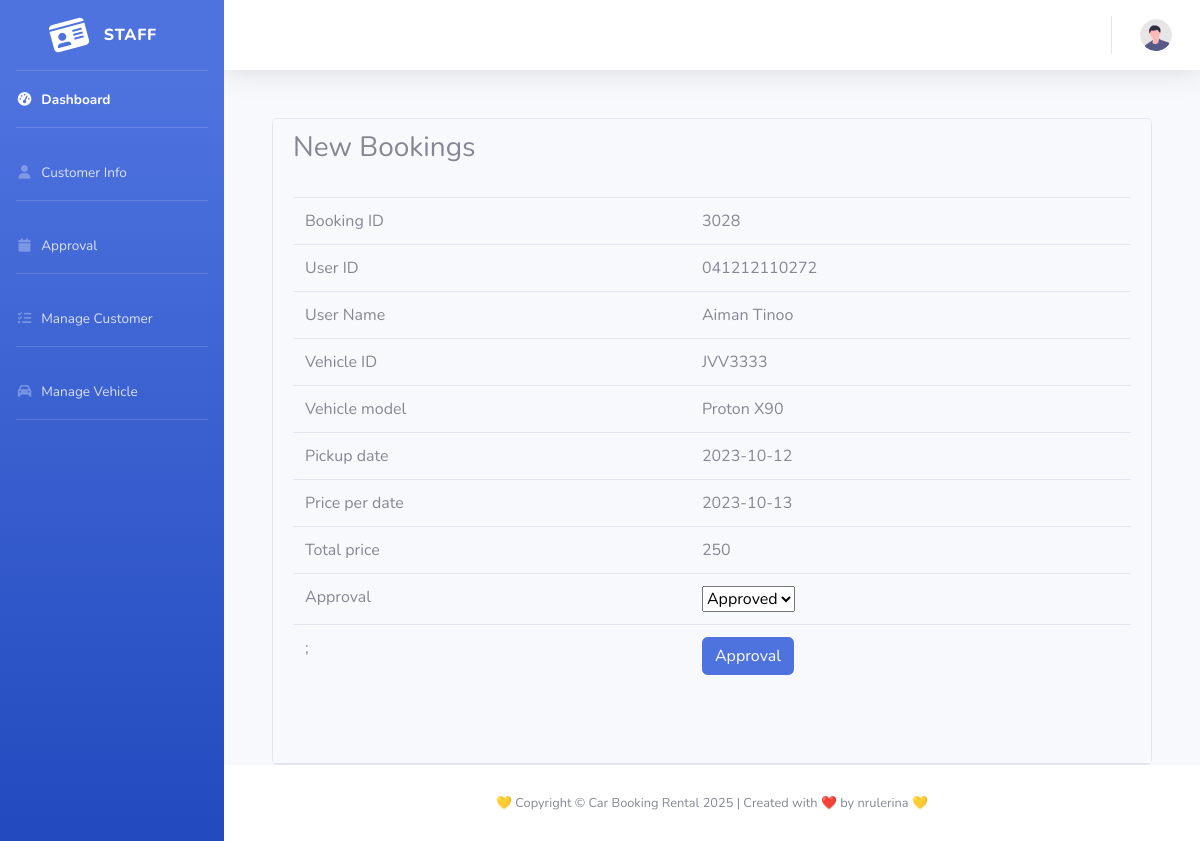
The app's page /staffapprovaldetails.php?id=3028 (signed in) with its own data.
### tables this page shows
CREATE TABLE `tb_booking` (
  `b_id` int(10) NOT NULL,
  `b_ic` varchar(15) NOT NULL,
  `b_req` varchar(10) NOT NULL,
  `b_pdate` date NOT NULL,
  `b_rdate` date NOT NULL,
  `b_total` float NOT NULL,
  `b_status` int(2) NOT NULL
);

CREATE TABLE `tb_user` (
  `u_ic` varchar(15) NOT NULL,
  `u_pwd` varchar(30) NOT NULL,
  `u_name` varchar(100) NOT NULL,
  `u_phone` varchar(20) NOT NULL,
  `u_email` varchar(50) DEFAULT NULL,
  `u_add` varchar(200) NOT NULL,
  `u_lic` varchar(20) NOT NULL,
  `u_type` int(2) NOT NULL,
  `u_cpwd` varchar(30) DEFAULT NULL
);

CREATE TABLE `tb_vehicle` (
  `v_req` varchar(10) NOT NULL,
  `v_model` varchar(50) NOT NULL,
  `v_type` varchar(20) NOT NULL,
  `v_color` varchar(20) DEFAULT NULL,
  `v_price` float NOT NULL,
  `v_status` enum('active','inactive') DEFAULT 'active'
);

### staffapprovaldetails.php (the view, shortened to what this page needs)
<?php
	include('dbconnect.php');
if(isset($_GET['id']))
{
  $fbid=$_GET['id'];
}
$sql="SELECT *FROM tb_booking
     LEFT JOIN tb_vehicle ON tb_booking.b_req=tb_vehicle.v_req
     LEFT JOIN tb_status ON tb_booking.b_status=tb_status.s_id
       LEFT JOIN tb_user ON tb_booking.b_ic=tb_user.u_ic
     WHERE b_id ='$fbid' ";
$result=mysqli_query($con,$sql);
$row= mysqli_fetch_array($result);
  ?>
  <div id="wrapper">
  <?php include 'sidebar2.php'; ?>
  <div id="content-wrapper" class="d-flex flex-column">
    <div id="content">
      <?php include 'topbar2.php'; ?>
      <div class="container-fluid">
<div class=container>
   <br>
            <br>
             <div class="card card-position">
              <div class="card-header">
            <h3>New Bookings</h3><br>
  <form method="POST" action="staffapprovalprocess.php">
   <table class="table table-hover">
  <tbody>
    <tr>
         <td>Booking ID</td>
         <td><?php echo $row['b_id']  ?></td>
    </tr>
    <tr>
         <td>User ID</td>
         <td><?php echo $row['b_ic']  ?></td>
    </tr>
    <tr>
         <td>User Name</td>
         <td><?php echo $row['u_name']  ?></td>
    </tr>
    <tr>
         <td>Vehicle ID</td>
         <td><?php echo $row['b_req']  ?></td>
    </tr>
    <tr>
         <td>Vehicle model</td>
         <td><?php echo $row['v_model']  ?></td>
    </tr>
    <tr>
         <td>Pickup date</td>
         <td><?php echo $row['b_pdate']  ?></td>
    </tr>
    <tr>
         <td>Price per date</td>
         <td><?php echo $row['b_rdate']  ?></td>
    </tr>
    <tr>
         <td>Total price</td>
         <td><?php echo $row['v_price']  ?></td>
    </tr>
    <tr>
         <td>Approval</td>
         <td><?php
              $sqls="SELECT * FROM tb_status ";
              $results= mysqli_query($con,$sqls);
              echo'<select class="form-select" name="fstatus" id="exampleSelect1" >';
              while($rows=mysqli_fetch_array($results))
              {
                 if($rows['s_id']!='1'){
                 echo"<option value='".$rows['s_id']."'>".$rows['s_desc']."</option>";}
              }
              echo '</select>';
               ?></td>
    </tr>
    <tr>
      <td>
        <input type="hidden" name="fbid" value="<?php echo $row['b_id'];?>" >;
      </td>
      <td>
      <button type="submit" class="btn btn-primary" >Approval</button>
      </td>
    </tr>
  </tbody>
  </table>
</form><br><br>
</div>
</div>
</div>
</div>
</div>
<?php
include 'footer.php';?>
</div>
</div>

### records on screen
tb_booking: b_id "3028", b_ic "041212110272", b_ic.u_name "Aiman Tinoo", b_req "JVV3333", b_req.v_model "Proton X90", b_pdate "2023-10-12", b_rdate "2023-10-13", b_req.v_price "250"

### other values on screen
form field fstatus "Approved"
